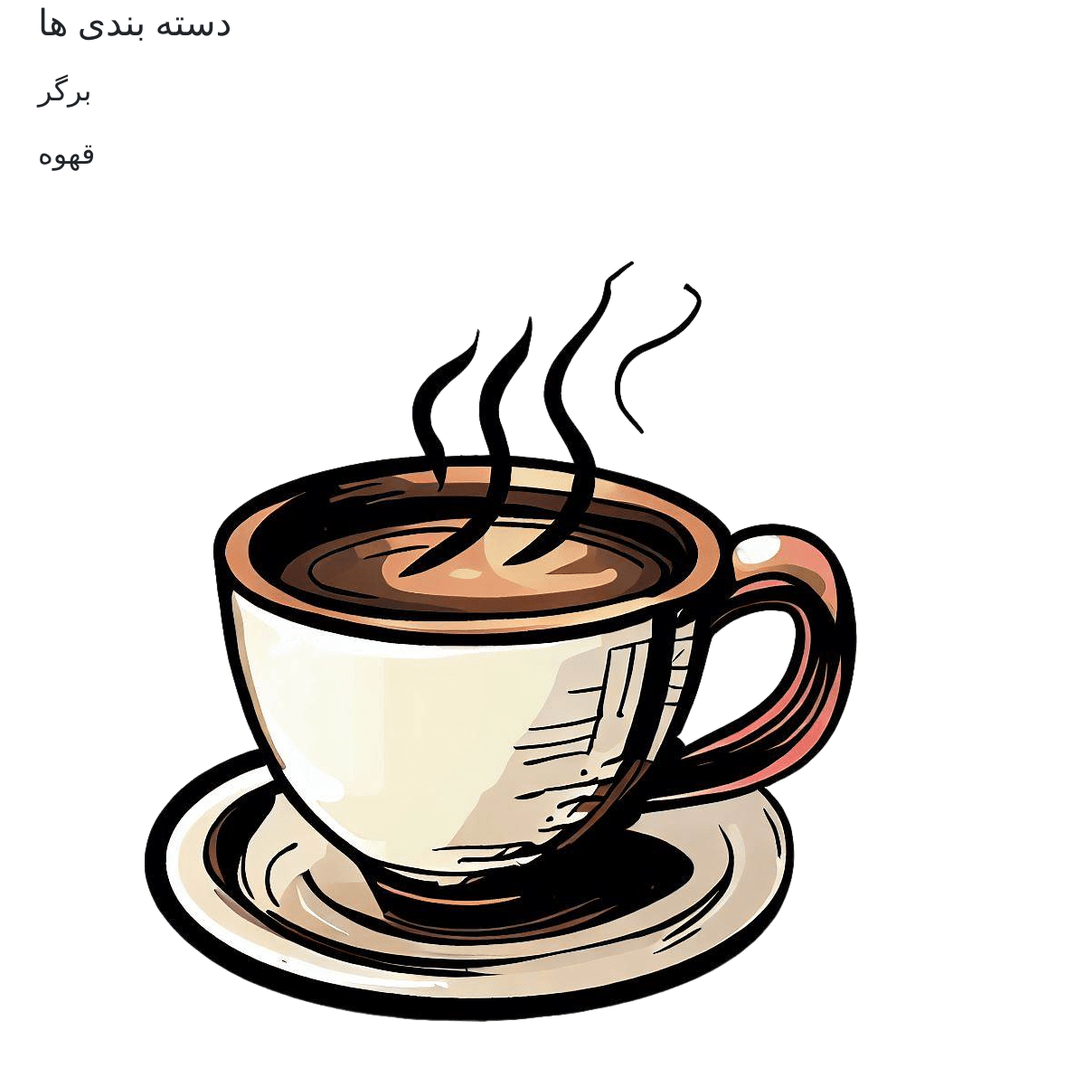
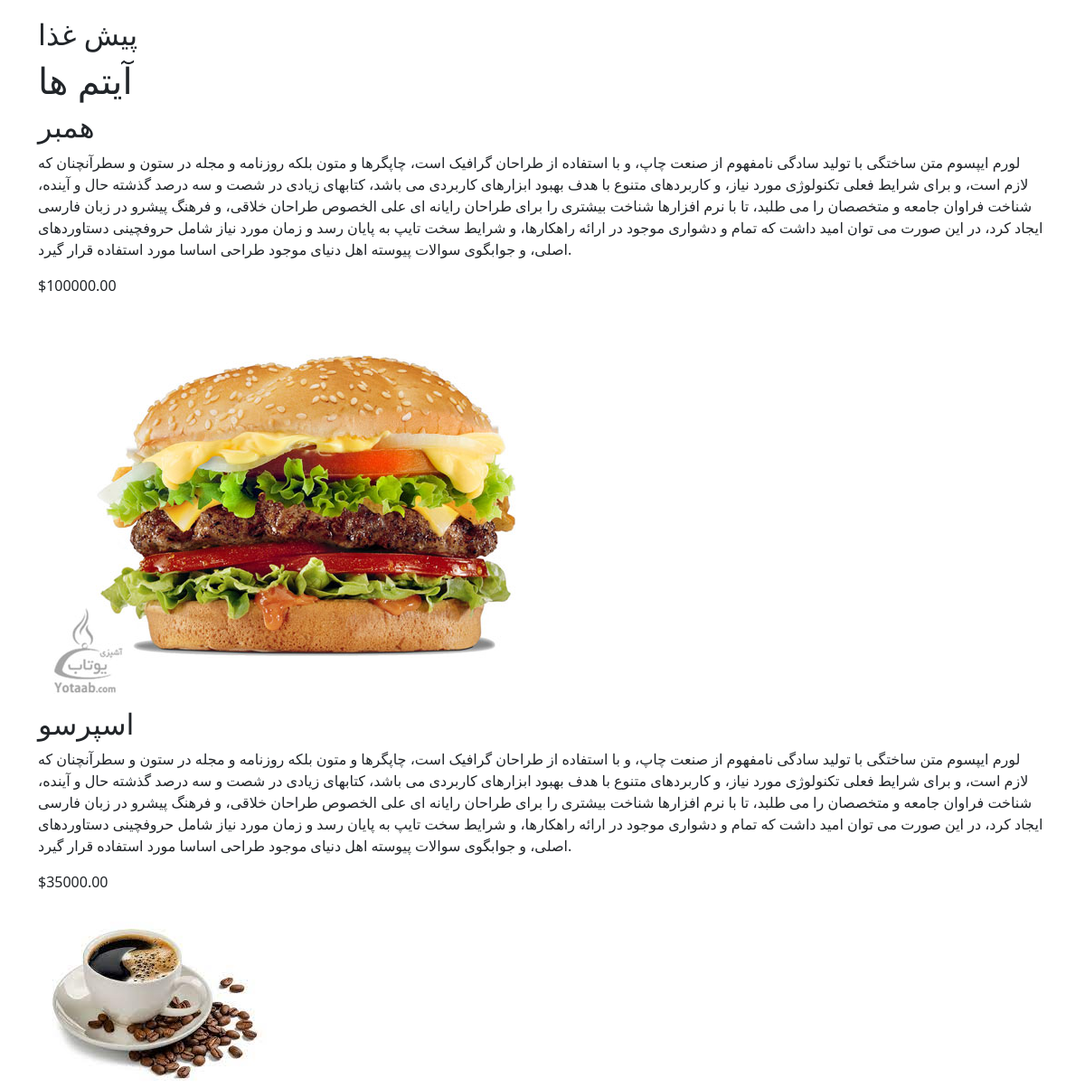
The page / on the database its author committed (2 pictures, top to bottom).
### product/models.py (models this page shows, shortened)
class Category(models.Model):
    name = models.CharField(max_length=255)
    icon = models.ImageField(upload_to="category_icon/", default='category_icon/default.png')

class Product(models.Model):
    name = models.CharField(max_length=255)
    description = models.TextField()
    category = models.ForeignKey(Category, on_delete=models.CASCADE)
    price = models.DecimalField(max_digits=10, decimal_places=2)
    image = models.ImageField(upload_to="product_images/")
    available = models.BooleanField(default=True)
    amount = models.IntegerField(verbose_name="تعداد")

### product/views.py (the view)
# urls.py: path("", product_list, name="product_list"),
def product_list(request):
    categories = Category.objects.all()
    products = Product.objects.all()
    return render(request, "product_list.html", {"products": products, "categories": categories})

### product/templates/product_list.html (shortened to what this page needs)
{% extends "base.html" %}
{% block content%}
    <h1>دسته بندی ها</h1>
    {% for category in categories %}
        <img src="{{ category.icon.url }}" alt="{{ product.name }}">
        <h2>{{ category.name }}</h2>
    {% endfor%}
    <h1>آیتم ها</h1>
    {% for product in products %}
        <h2>{{ product.name }}</h2>
        <p>{{ product.description }}</p>
        <p>${{ product.price }}</p>
        <img src="{{ product.image.url }}" alt="{{ product.name }}">
    {% endfor %}
{% endblock content %}

### templates/base.html (shortened to what this page needs)
<!DOCTYPE html>
<html lang="en">
  <head>
    <link href="https://cdn.jsdelivr.net/npm/bootstrap@5.3.2/dist/css/bootstrap.min.css" rel="stylesheet" />
  </head>
  <body class="container">
    {% block content %}
    {% endblock %}
  </body>
</html>

### rows shown on the page
Category: name "برگر"
Category: name "قهوه"
Category: icon (placeholder picture), name "پیش غذا"
Product: name "همبر", description "لورم ایپسوم متن ساختگی با تولید سادگی نامفهوم از صنعت چاپ، و با استفاده از طراحان گرافیک است، چاپگرها و متون بلکه روزنامه و مجله در ستون و سطرآنچنان که لازم است، و برای شرایط فعلی تکنولوژی مورد نیاز، و کاربردهای متنوع با هدف بهبود ابزارهای کاربردی می باشد، کتابهای زیادی در شصت و سه درصد گذشته حال و آینده، شناخت فراوان جامعه و متخصصان را می طلبد، تا با نرم افزارها شناخت بیشتری را برای طراحان رایانه ای علی الخصوص طراحان خلاقی، و فرهنگ پیشرو در زبان فارسی ایجاد کرد، در این صورت می توان امید داشت که تمام و دشواری موجود در ارائه راهکارها، و شرایط سخت تایپ به پایان رسد و زمان مورد نیاز شامل حروفچینی دستاوردهای اصلی، و جوابگوی سوالات پیوسته اهل دنیای موجود طراحی اساسا مورد استفاده قرار گیرد.", price "100000.00", image (picture)
Product: name "اسپرسو", description "لورم ایپسوم متن ساختگی با تولید سادگی نامفهوم از صنعت چاپ، و با استفاده از طراحان گرافیک است، چاپگرها و متون بلکه روزنامه و مجله در ستون و سطرآنچنان که لازم است، و برای شرایط فعلی تکنولوژی مورد نیاز، و کاربردهای متنوع با هدف بهبود ابزارهای کاربردی می باشد، کتابهای زیادی در شصت و سه درصد گذشته حال و آینده، شناخت فراوان جامعه و متخصصان را می طلبد، تا با نرم افزارها شناخت بیشتری را برای طراحان رایانه ای علی الخصوص طراحان خلاقی، و فرهنگ پیشرو در زبان فارسی ایجاد کرد، در این صورت می توان امید داشت که تمام و دشواری موجود در ارائه راهکارها، و شرایط سخت تایپ به پایان رسد و زمان مورد نیاز شامل حروفچینی دستاوردهای اصلی، و جوابگوی سوالات پیوسته اهل دنیای موجود طراحی اساسا مورد استفاده قرار گیرد.", price "35000.00", image (picture)
